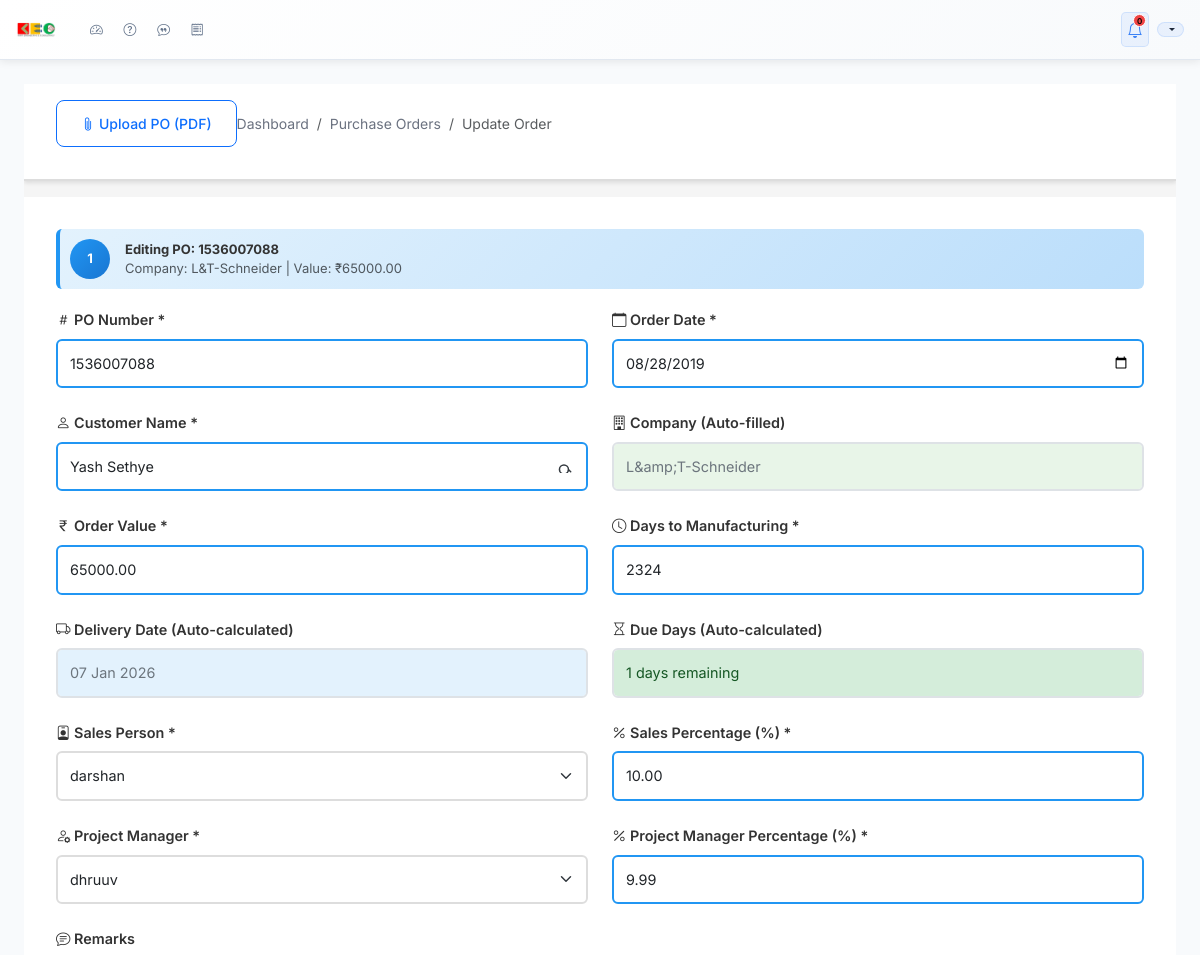
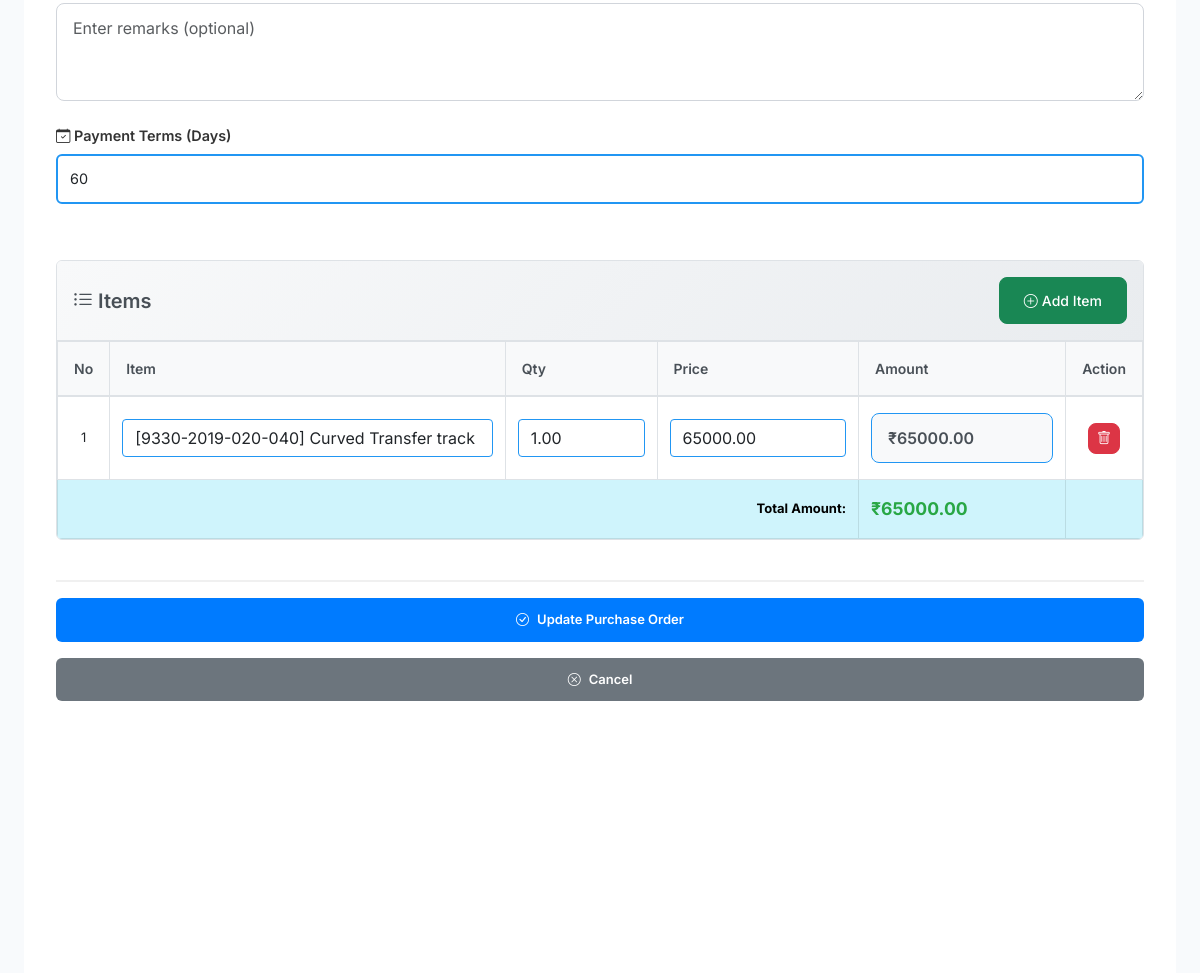
/purchase-orders/edit/20/ (signed in), run on the app's committed database (2 pictures, top to bottom).
### dashboard/models.py (models this page shows, shortened)
class PurchaseOrder(models.Model):
    po_number = models.CharField(max_length=50, verbose_name="PO Number")
    order_date = models.DateField(verbose_name="Order Date")
    company = models.ForeignKey(Contact, on_delete=models.CASCADE, verbose_name="Company", related_name='purchase_orders')
    customer_name = models.CharField(max_length=200, verbose_name="Customer Name")
    order_value = models.DecimalField(max_digits=12, decimal_places=2, verbose_name="Order Value")
    days_to_mfg = models.PositiveIntegerField(verbose_name="Days to Manufacturing")
    delivery_date = models.DateField(verbose_name="Delivery Date", blank=True, null=True)
    due_days = models.IntegerField(verbose_name="Due Days", blank=True, null=True, help_text="Positive: days remaining, Negative: days overdue")
    remarks = models.TextField(blank=True, null=True, verbose_name="Remarks")
    payment_terms = models.PositiveIntegerField(
        blank=True,
        null=True,
        verbose_name="Payment Terms (Days)",
        help_text="Enter payment terms in days (e.g., 45 for 45 days)"
    )
    sales_person = models.ForeignKey(
        User,
        on_delete=models.SET_NULL,
        null=True,
        blank=True,
        related_name='sales_orders',
        limit_choices_to={'userprofile__roles__contains': 'sales'},
        verbose_name="Sales Person"
    )
    sales_percentage = models.DecimalField(
        max_digits=5,
        decimal_places=2,
        null=True,
        blank=True,
        verbose_name="Sales Percentage (%)",
        help_text="Enter percentage (e.g., 5.50 for 5.5%)"
    )
    project_manager = models.ForeignKey(
        User,
        on_delete=models.SET_NULL,
        null=True,
        blank=True,
        related_name='managed_orders',
        limit_choices_to={'userprofile__roles__contains': 'project_manager'},
        verbose_name="Project Manager"
    )
    project_manager_percentage = models.DecimalField(
        max_digits=5,
        decimal_places=2,
        null=True,
        blank=True,
        verbose_name="Project Manager Percentage (%)",
        help_text="Enter percentage (e.g., 3.25 for 3.25%)"
    )
    created_at = models.DateTimeField(auto_now_add=True)
    updated_at = models.DateTimeField(auto_now=True)
    class Meta:
        verbose_name = "Purchase Order"
        verbose_name_plural = "Purchase Orders"
        ordering = ['-created_at']

class Contact(models.Model):
    email = models.EmailField(verbose_name="Email Address", blank=True, null=True)
    phone = models.CharField(max_length=20, verbose_name="Phone Number", blank=True, null=True)
    company = models.ForeignKey(Company, on_delete=models.CASCADE, verbose_name="Company")
    location_city = models.CharField(max_length=100, verbose_name="Location (City)", blank=True)
    individual_address = models.TextField(verbose_name="Individual Address", blank=True, null=True)
    customer_name = models.CharField(max_length=200, verbose_name="Customer Name", blank=True, null=True)
    email = models.EmailField(verbose_name="Email Address", blank=True, null=True)  # Legacy field
    plant = models.CharField(max_length=100, verbose_name="Plant Location", blank=True, null=True)
    address = models.TextField(verbose_name="Address", blank=True, null=True)
    created_at = models.DateTimeField(auto_now_add=True)
    updated_at = models.DateTimeField(auto_now=True)
    class Meta:
        verbose_name = "Contact"
        verbose_name_plural = "Contacts"
        ordering = ['-created_at']

class Company(models.Model):
    company_name = models.CharField(max_length=200, verbose_name="Company Name")
    city = models.CharField(max_length=100, verbose_name="City")
    address = models.TextField(verbose_name="Company Address")
    created_at = models.DateTimeField(auto_now_add=True)
    updated_at = models.DateTimeField(auto_now=True)
    class Meta:
        verbose_name = "Company"
        verbose_name_plural = "Companies"
        ordering = ['company_name', 'city']
        unique_together = ['company_name', 'city']

### dashboard/views.py (the view)
# urls.py: path('purchase-orders/edit/<int:order_id>/', views.purchase_order_edit_view, name='purchase_order_edit'),
@login_required
def purchase_order_edit_view(request, order_id):
    order = get_object_or_404(PurchaseOrder, id=order_id)
    if request.method == 'POST':
        form = PurchaseOrderForm(request.POST, instance=order)
        if form.is_valid():
            order = form.save()
            items_data_json = request.POST.get('items_data')
            print(f"DEBUG EDIT: Received items_data: {items_data_json}")
            if items_data_json:
                try:
                    items_data = json.loads(items_data_json)
                    print(f"DEBUG EDIT: Parsed items_data: {items_data}")
                    order.items.all().delete()
                    print(f"DEBUG EDIT: Cleared existing items")
                    total_amount = 0
                    for item_data in items_data:
                        if item_data.get('item_name') and item_data.get('quantity') and item_data.get('price'):
                            item_name = item_data['item_name']
                            material_code = ''
                            if item_name.startswith('[') and ']' in item_name:
                                parts = item_name.split(']', 1)
                                material_code = parts[0][1:]  # Remove the opening bracket
                                item_name = parts[1].strip() if len(parts) > 1 else item_name
                            item = PurchaseOrderItem.objects.create(
                                purchase_order=order,
                                material_code=material_code,
                                item_name=item_name,
                                quantity=float(item_data['quantity']),
                                price=float(item_data['price'])
                            )
                            total_amount += float(item.amount)
                            print(f"DEBUG EDIT: Created item: {item}")
                    if total_amount > 0:
                        order.order_value = total_amount
                        order.save()
                        print(f"DEBUG EDIT: Updated order value to: {total_amount}")
                except (json.JSONDecodeError, ValueError) as e:
                    print(f"DEBUG EDIT: Error processing items: {str(e)}")
                    messages.warning(request, f'Items data could not be processed: {str(e)}')
            else:
                print("DEBUG EDIT: No items_data received in POST")
            messages.success(request, f'Purchase Order {order.po_number} updated successfully!')
            return redirect('dashboard:purchase_order_management')
        else:
            messages.error(request, 'Please correct the errors below.')
    else:
        form = PurchaseOrderForm(instance=order)
    return render(request, 'dashboard/purchase_order_form.html', {
        'form': form,
        'title': f'Edit Purchase Order: {order.po_number}',
        'action': 'Update',
        'order_obj': order,
        'is_edit': True
    })

### dashboard/templates/dashboard/purchase_order_form.html (shortened to what this page needs)
{% extends 'dashboard/base.html' %}
{% block body_class %}scrollable-page{% endblock %}
{% block content %}
<div class="simple-form-page">
    <div class="simple-form-wrapper">
        <div class="simple-header">
            <div class="d-flex justify-content-between align-items-center mb-3">
                <div class="position-relative">
                    <button type="button" class="btn btn-outline-primary btn-sm" id="uploadPoBtn">
                        <i class="bi bi-paperclip me-1"></i>Upload PO (PDF)
                    </button>
                </div>
                <nav aria-label="breadcrumb">
                    <ol class="breadcrumb mb-0">
                        <li class="breadcrumb-item"><a href="{% url 'dashboard:index' %}">Dashboard</a></li>
                        <li class="breadcrumb-item"><a href="{% url 'dashboard:purchase_order_management' %}">Purchase Orders</a></li>
                        <li class="breadcrumb-item active">{{ action }} Order</li>
                    </ol>
                </nav>
            </div>
        </div>
        <div class="simple-form-container">
            {% if is_edit and order_obj %}
                <div class="edit-indicator">
                    <div class="user-initial">{{ order_obj.po_number|first|upper }}</div>
                    <div>
                        <strong>Editing PO: {{ order_obj.po_number }}</strong>
                        <div class="text-muted">Company: {{ order_obj.company.company.company_name }} | Value: ₹{{ order_obj.order_value }}</div>
                    </div>
                </div>
            {% endif %}
            <form method="post" class="simple-form" id="po-form">
                <div class="form-row">
                    <div class="form-group">
                        <label for="{{ form.po_number.id_for_label }}"><i class="bi bi-hash"></i> PO Number *</label>
                        {{ form.po_number }}
                    </div>
                    <div class="form-group">
                        <label for="{{ form.order_date.id_for_label }}"><i class="bi bi-calendar"></i> Order Date *</label>
                        {{ form.order_date }}
                    </div>
                </div>
                <div class="form-row">
                    <div class="form-group">
                        <label for="{{ form.customer_name_select.id_for_label }}"><i class="bi bi-person"></i> Customer Name *</label>
                        {{ form.customer_name_select }}
                    </div>
                    <div class="form-group">
                        <label for="company-display"><i class="bi bi-building"></i> Company (Auto-filled)</label>
                        <input type="text" id="company-display" class="form-control" readonly placeholder="Select customer first">
                    </div>
                </div>
                <div class="form-row">
                    <div class="form-group">
                        <label for="{{ form.order_value.id_for_label }}"><i class="bi bi-currency-rupee"></i> Order Value *</label>
                        {{ form.order_value }}
                    </div>
                    <div class="form-group">
                        <label for="{{ form.days_to_mfg.id_for_label }}"><i class="bi bi-clock"></i> Days to Manufacturing *</label>
                        {{ form.days_to_mfg }}
                    </div>
                </div>
                <div class="form-row">
                    <div class="form-group">
                        <label for="delivery-date-display"><i class="bi bi-truck"></i> Delivery Date (Auto-calculated)</label>
                        <input type="text" id="delivery-date-display" class="form-control" readonly placeholder="Will be calculated">
                    </div>
                    <div class="form-group">
                        <label for="due-days-display"><i class="bi bi-hourglass"></i> Due Days (Auto-calculated)</label>
                        <input type="text" id="due-days-display" class="form-control" readonly placeholder="Will be calculated">
                    </div>
                </div>
                <div class="form-row">
                    <div class="form-group">
                        <label for="{{ form.sales_person.id_for_label }}"><i class="bi bi-person-badge"></i> Sales Person *</label>
                        {{ form.sales_person }}
                    </div>
                    <div class="form-group">
                        <label for="{{ form.sales_percentage.id_for_label }}"><i class="bi bi-percent"></i> Sales Percentage (%) *</label>
                        {{ form.sales_percentage }}
                    </div>
                </div>
                <div class="form-row">
                    <div class="form-group">
                        <label for="{{ form.project_manager.id_for_label }}"><i class="bi bi-person-gear"></i> Project Manager *</label>
                        {{ form.project_manager }}
                    </div>
                    <div class="form-group">
                        <label for="{{ form.project_manager_percentage.id_for_label }}"><i class="bi bi-percent"></i> Project Manager Percentage (%) *</label>
                        {{ form.project_manager_percentage }}
                    </div>
                </div>
                <div class="form-group">
                    <label for="{{ form.remarks.id_for_label }}"><i class="bi bi-chat-text"></i> Remarks</label>
                    {{ form.remarks }}
                </div>
                <div class="form-group">
                    <label for="{{ form.payment_terms.id_for_label }}"><i class="bi bi-calendar-check"></i> Payment Terms (Days)</label>
                    {{ form.payment_terms }}
                </div>
                <div class="items-section">
                    <div class="section-header">
                        <h5><i class="bi bi-list-ul"></i> Items</h5>
                        <button type="button" class="btn btn-sm btn-success" id="add-item-btn">
                            <i class="bi bi-plus-circle me-1"></i>Add Item
                        </button>
                    </div>
                    <div class="items-table-container">
                        <table class="table table-bordered" id="items-table">
                            <thead>
                                <tr>
                                    <th width="8%">No</th>
                                    <th width="40%">Item</th>
                                    <th width="15%">Qty</th>
                                    <th width="20%">Price</th>
                                    <th width="20%">Amount</th>
                                    <th width="7%">Action</th>
                                </tr>
                            </thead>
                            <tbody id="items-tbody">
                            </tbody>
                            <tfoot>
                                <tr class="table-info">
                                    <td colspan="4" class="text-end fw-bold">Total Amount:</td>
                                    <td class="fw-bold" id="total-amount">₹0.00</td>
                                    <td></td>
                                </tr>
                            </tfoot>
                        </table>
                    </div>
                </div>
                <div class="form-actions">
                    <button type="submit" class="btn-primary">
                        <i class="bi bi-check-circle me-2"></i>{{ action }} Purchase Order
                    </button>
                    <a href="{% url 'dashboard:purchase_order_management' %}" class="btn-secondary">
                        <i class="bi bi-x-circle me-2"></i>Cancel
                    </a>
                </div>
            </form>
        </div>
    </div>
</div>
{% endblock %}

### data on the page
PurchaseOrder: po_number|first "1", po_number "1536007088", company.company.company_name "L&T-Schneider", order_value "65000.00", order_date "08/28/2019", days_to_mfg "2324", sales_person "darshan", sales_percentage "10.00", project_manager "dhruuv", project_manager_percentage "9.99", payment_terms "60"

### other printed values
{{ action }} "Update"
